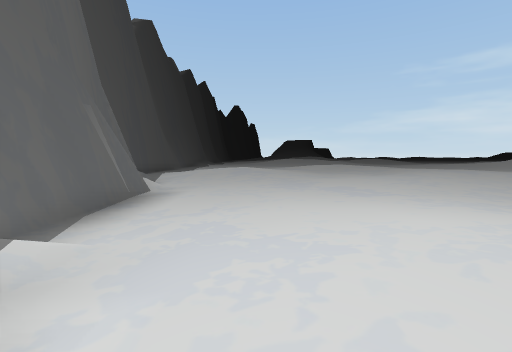
view 1 (above)

23 first-person views from a walk through a scene from a Unity 3-D project. The camera is 1.4 m above the floor, tilts 4° down and sees 85° across. The floor is counted in squares, 2 m on a side. Each view is taken from the middle of a square. On the plan, view 1 faces up. The plan holds only what a view shows up to about 9 squares ahead; the rest is blank. The place goes on beyond the plan. The player character is not drawn.

view 2
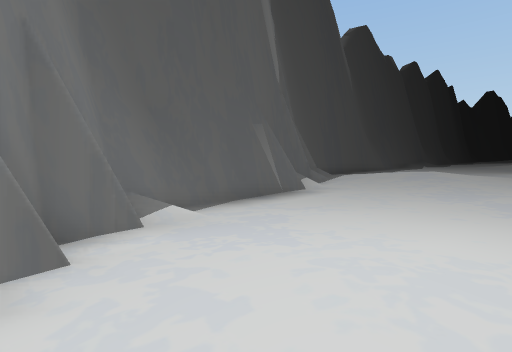

view 3
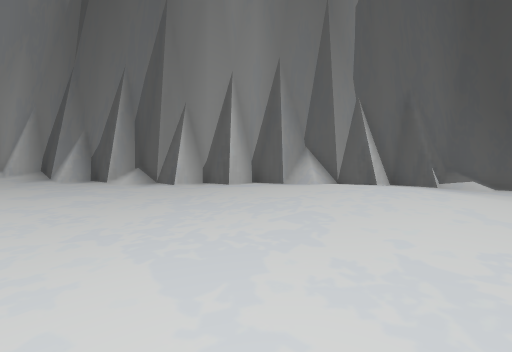

view 4
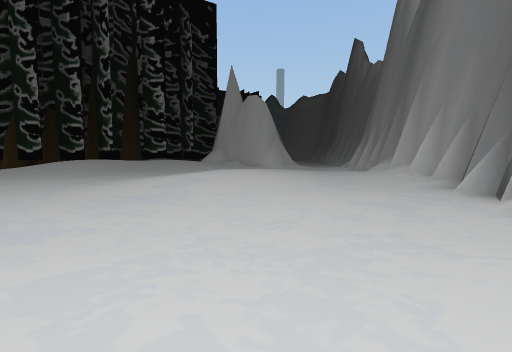

view 5
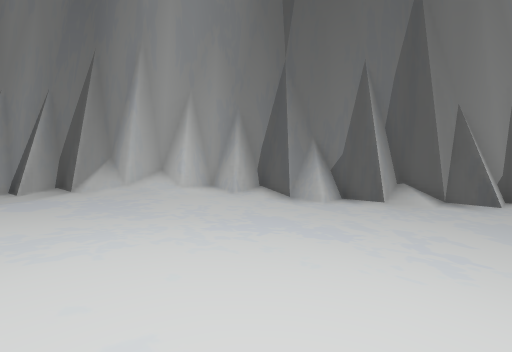

view 6
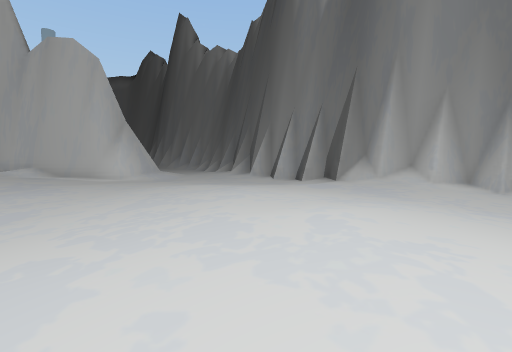

view 7
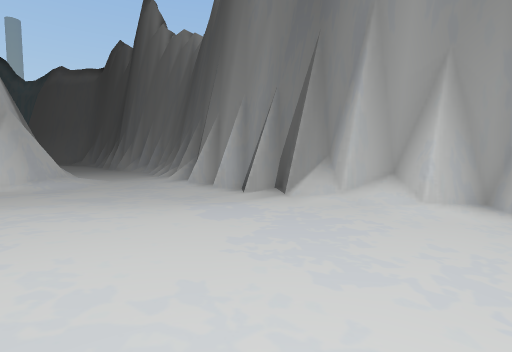

view 8
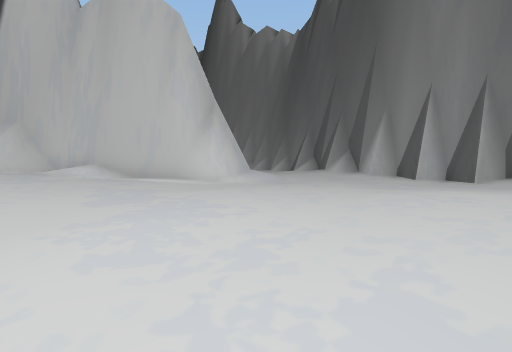

view 9
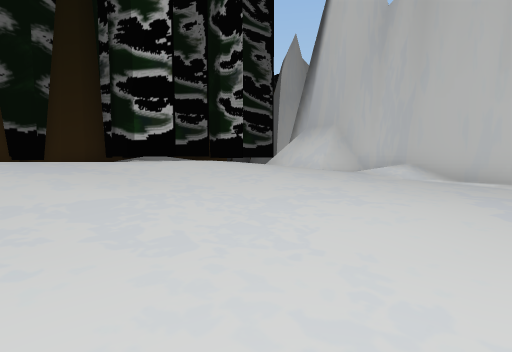

view 10
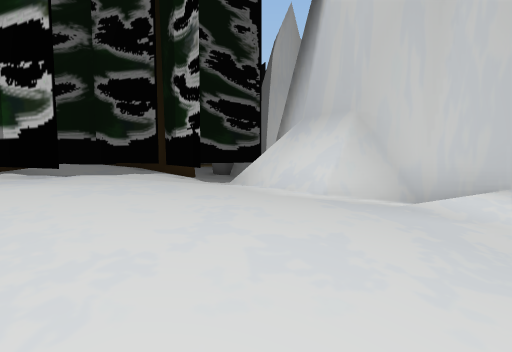

view 11
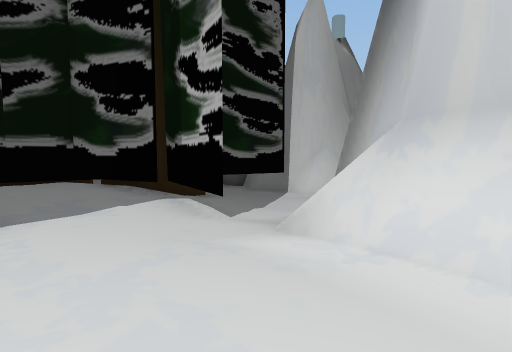

view 12
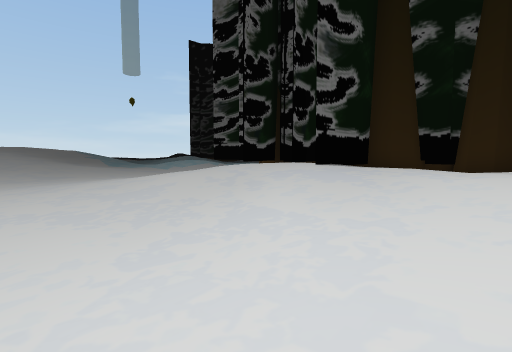

view 13
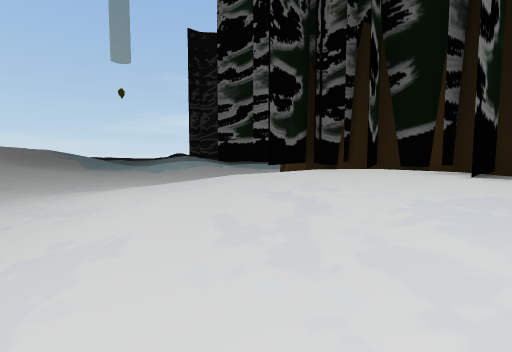

view 14
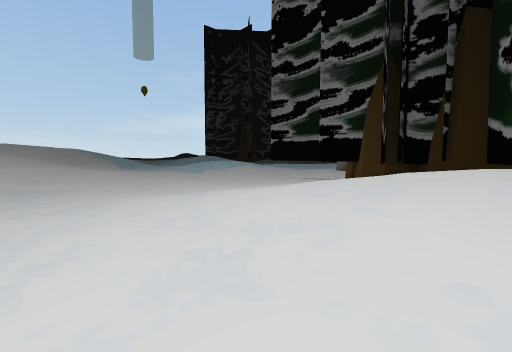

view 15
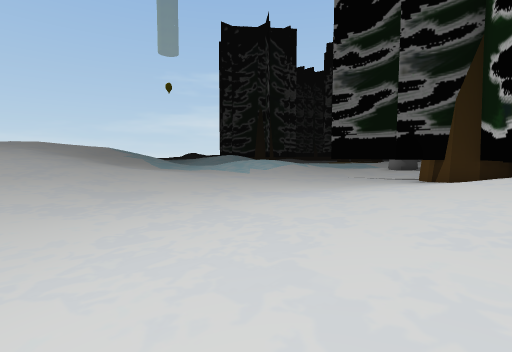

view 16
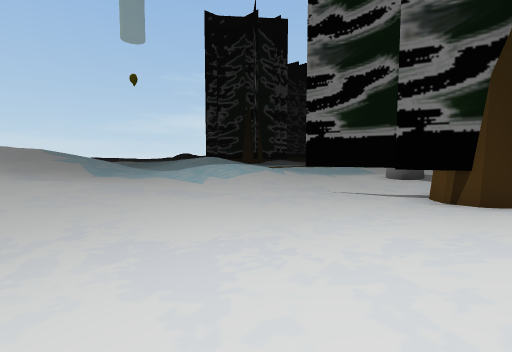

view 17
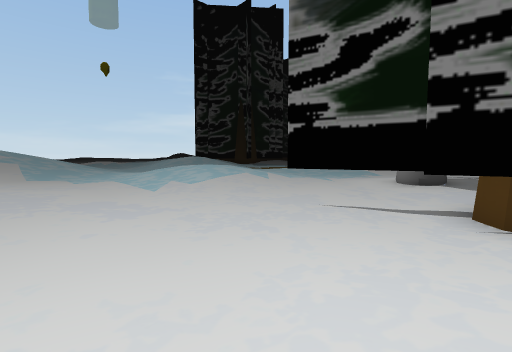

view 18
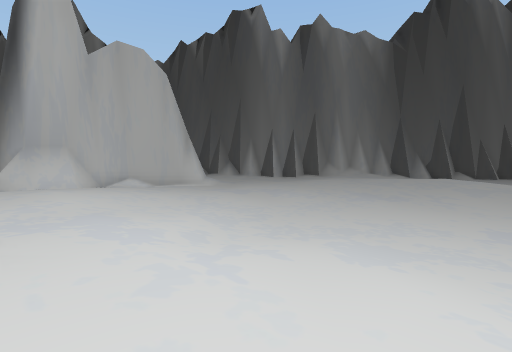

view 19
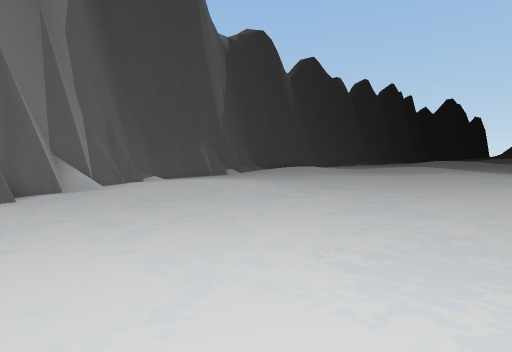

view 20
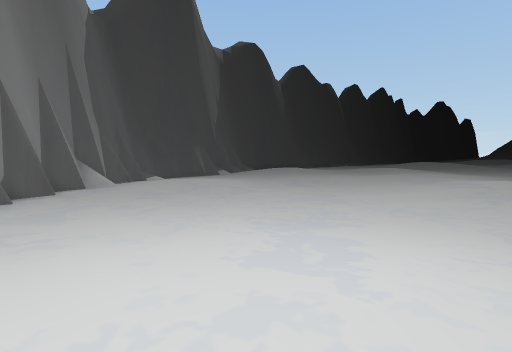

view 21
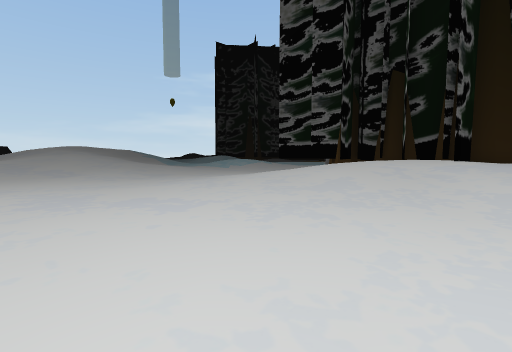

view 22
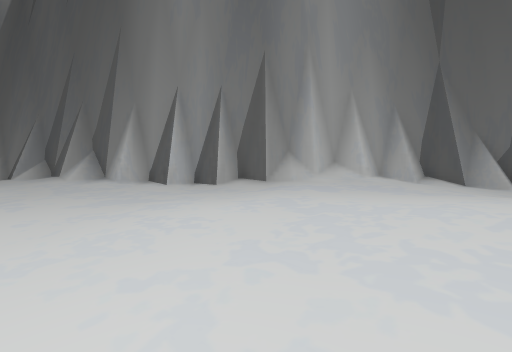

view 23
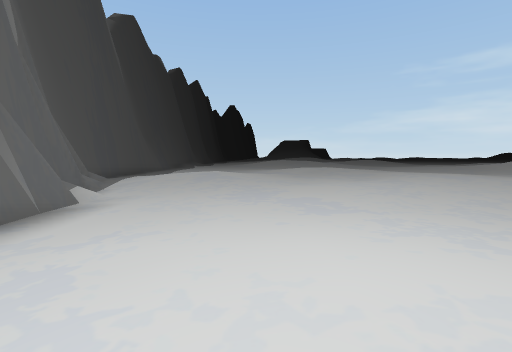

### Floor plan
Key: @ floor where view 1 was taken; # wall or solid block; . main floor; : floor 0.25 m higher than the main floor; - floor 0.25 m lower than the main floor; + floor 0.5 m higher than the main floor; * floor 0.75 m higher than the main floor; % floor 1 m higher than the main floor; & floor 1.25 m higher than the main floor; $ floor 1.5 m higher than the main floor; / step, stairs or slope.
Columns run from 5 left of view 1 to 29 right of it. Each row starts with its distance up from view 1.
 10 #..:++:....:::          $& +::.:+
  9  /..:::...::::         &&%*+:...+*
  8  #........::::         %%**+:...:**
  7  #/-.......::::+       **++::...:++
  6  ##--........::++      :::::.....::
  5   #--.........:++    ...:..........
  4   #--......-..:::   ..........-.#..
  3   #-...::........   ..........--#..
  2   #/..:::.......... ............##.
  1   ##..:::...-.............::::..##
  0    ##@:::..--............::+++: ##
 -1     #/....---..::........:+***  #
 -2     ##...---..::::..-....:+*%%
 -3      ##----..::++::......:*%&&##
 -4       ##---..:++*+:......:+%&&%##
 -5        #/--..:+**+:......:+%&####
 -6        ##--..:++++:......:+%%%  #
 -7         ##...::+++::.....:+%%%* #
 -8          #:.::::++::...::+*%%%####
 -9          ##:::::::::.::::+*%%##&&#
-10           ##/:::.::...::+**%%%%&&#
-11            ##/........:::+***  ####
-12             ##/......./://###+  #
-13              ##/..../####    :::#
-14               ##/.../#        ..#.
-15                ##:..          ..#.

Positions as (right, up) in squares from view 1, and headings:
1: (0, 0), facing up
2: (2, 0), facing up-left
3: (6, 3), facing down-left
4: (3, 2), facing down-right
5: (10, -3), facing down-left
6: (11, -2), facing down
7: (9, -5), facing down
8: (15, -5), facing down
9: (17, -5), facing down-right
10: (19, -8), facing down-right
11: (21, -9), facing down-right
12: (18, -8), facing up-right
13: (20, -5), facing up-right
14: (19, -3), facing up-right
15: (18, -1), facing up-right
16: (21, 0), facing up-right
17: (23, 1), facing up-right
18: (23, -2), facing down-left
19: (9, -3), facing up-left
20: (11, -4), facing up-left
21: (15, -6), facing up-right
22: (14, -6), facing down-left
23: (1, 1), facing up
